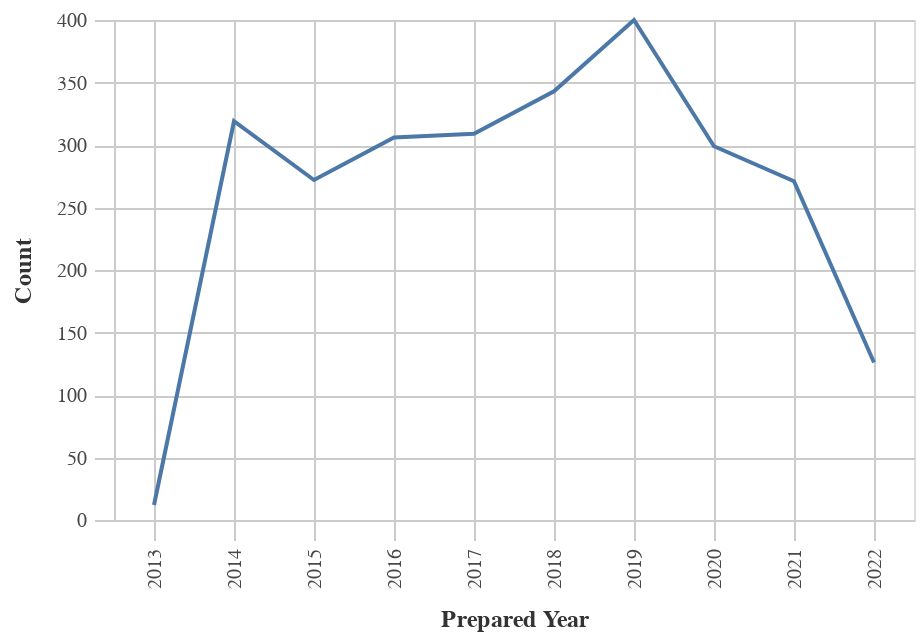

The cell this chart's notebook holds for it:
### Markdown cell above
### Number of Obligations by Year

### Code cell
#Line chart for Obligations by Year
chart_df = (df_top>>filter(_.variable=='prepared_y')).rename(columns= {"value":"Year"})
    
chart1= (_dla_utils.basic_line_chart_test_no_save(chart_df, 'Year', 'count', district)).encode(x=alt.X('Year:O', title='Prepared Year'))
display(chart1)

### Figure 1 — Vega-Lite specification as saved in the notebook (floating-point values rounded to 4 significant figures)
{"config": {"view": {"continuousWidth": 400, "continuousHeight": 300}, "axis": {"domainColor": "#cbcbcb", "grid": true, "gridColor": "#cbcbcb", "gridWidth": 1, "labelColor": "#474747", "labelFont": "Nunito Sans", "labelFontSize": 10, "labelPadding": 4, "tickColor": "#cbcbcb", "tickSize": 10, "titleColor": "#333", "titleFont": "Raleway", "titleFontSize": 12, "titlePadding": 10}, "axisBand": {"grid": false}, "background": "white", "font": "Raleway", "header": {"labelFont": "Nunito Sans", "titleFont": "Raleway"}, "legend": {"labelColor": "#333", "labelFont": "Nunito Sans", "labelFontSize": 11, "labelLimit": 0, "padding": 1, "symbolSize": 30, "symbolType": "square", "titleColor": "#333", "titleFont": "Raleway", "titleFontSize": 14, "titlePadding": 10}, "title": {"anchor": "middle", "font": "Raleway", "fontSize": 18, "fontWeight": 300, "offset": 20}}, "data": {"name": "data-a1492c2091ac1313962583ff1fce1dde"}, "mark": "line", "encoding": {"tooltip": [{"field": "Year", "type": "quantitative"}, {"field": "count", "type": "quantitative"}], "x": {"field": "Year", "title": "Prepared Year", "type": "ordinal"}, "y": {"field": "count", "title": "Count", "type": "quantitative"}}, "height": 250, "width": 400, "$schema": "https://vega.github.io/schema/vega-lite/v4.17.0.json", "datasets": {"data-a1492c2091ac1313962583ff1fce1dde": [{"Year": 2019.0, "count": 400, "variable": "prepared_y"}, {"Year": 2018.0, "count": 343, "variable": "prepared_y"}, {"Year": 2014.0, "count": 319, "variable": "prepared_y"}, {"Year": 2017.0, "count": 309, "variable": "prepared_y"}, {"Year": 2016.0, "count": 306, "variable": "prepared_y"}, {"Year": 2020.0, "count": 299, "variable": "prepared_y"}, {"Year": 2015.0, "count": 272, "variable": "prepared_y"}, {"Year": 2021.0, "count": 271, "variable": "prepared_y"}, {"Year": 2022.0, "count": 126, "variable": "prepared_y"}, {"Year": 2013.0, "count": 12, "variable": "prepared_y"}]}}
